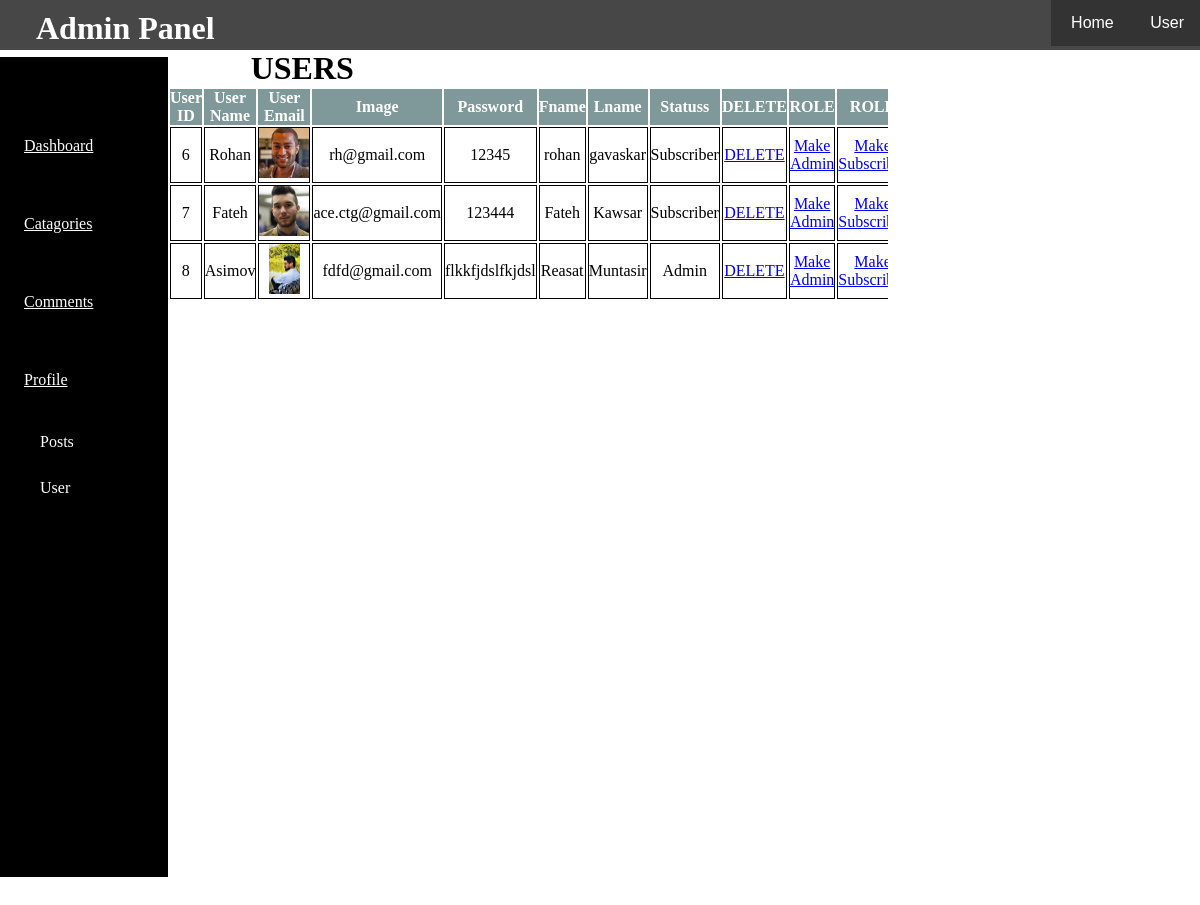
/includes/pagefiles/admin/users.php (signed in), run on the app's committed database.
### tables this page shows
CREATE TABLE `user` (
  `userid` int(5) NOT NULL,
  `username` varchar(255) NOT NULL,
  `useremail` varchar(255) NOT NULL,
  `userpassword` varchar(255) NOT NULL,
  `fname` text NOT NULL,
  `lname` text NOT NULL,
  `userstatus` varchar(255) NOT NULL,
  `userimg` varchar(255) NOT NULL,
  `type` varchar(255) NOT NULL
);

### includes/pagefiles/admin/adincludes/user_table.php (the view, shortened to what this page needs)
<div class='showTable'>
                   <table>
                    <thead>
                        <th>User ID</th>
                        <th>User Name</th>
                        <th>User Email</th>
                        <th>Image</th>
                        <th>Password</th>
                        <th>Fname</th>
                        <th>Lname</th>
                        <th>Statuss</th>
                        <th>DELETE</th>
                        <th>ROLE</th>
                        <th>ROLE</th>
                    </thead>
                    <tbody>
                       <tr>
                       <?php
                           $select_user       = "SELECT * FROM user";
                           $select_user_query = mysqli_query($connection,$select_user);
                           while($row = mysqli_fetch_assoc($select_user_query)){
                               $user_id = $row['userid'];
                               $user_name = $row['username'];
                               $user_email = $row['useremail'];
                               $user_img = $row['userimg'];
                               $user_password = $row['userpassword'];
                               $fname = $row['fname'];
                               $lname= $row['lname'];
                               $status = $row['type'];
                        echo "<td>{$user_id}</td>
                        <td>{$user_name}</td>
                        <td><img src='../images/{$user_img}' style ='height: 50px'></td>
                        <td>{$user_email}</td>
                        <td>{$user_password}</td>
                        <td>{$fname}</td>
                        <td>{$lname}</td>
                        <td>{$status}</td>
                        <td><a href='users.php?delete_user={$user_id}'>DELETE</a></td>
                        <td><a href='users.php?make_admin={$user_id}'>Make Admin</a></td>
                        <td><a href='users.php?make_sub={$user_id}'>Make Subscriber</a></td>
                        <td><a href='users.php?source=edit_users&u_id={$user_id}'>EDIT_IT</a></td>
                        </tr>
                        ";
                           }
                        ?>
                        </tbody>
                </table>
                </div>

### includes/pagefiles/admin/admin_design.css (style rules this page uses)
* { margin: 0; padding: 0; }
body { height: 200vh; }

### includes/pagefiles/admin/users.php (style rules this page uses)
table { width: 100%; }
th { background-color: rgba(4, 54, 56, 0.51); height: 35px; color: white; }
td { border: 1px solid black; background-color: white; height: 30px; text-align: center; }
.showTable { width: 60%; margin: 0 0%; overflow: hidden; }

### data on the page
user: userid "6", username "Rohan", userimg (picture), useremail "rh@gmail.com", userpassword "12345", fname "rohan", lname "gavaskar", type "Subscriber"
user: userid "7", username "Fateh", userimg (picture), useremail "ace.ctg@gmail.com", userpassword "123444", fname "Fateh", lname "Kawsar", type "Subscriber"
user: userid "8", username "Asimov", userimg (picture), useremail "fdfd@gmail.com", userpassword "flkkfjdslfkjdsl", fname "Reasat", lname "Muntasir", type "Admin"
